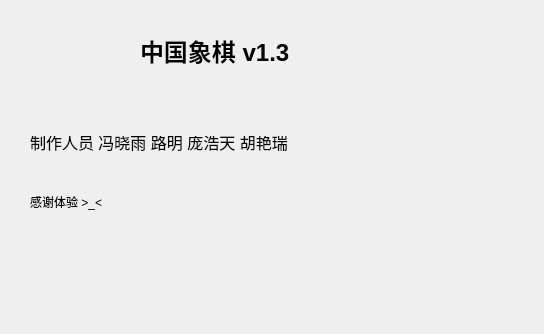
<?xml version="1.0" encoding="UTF-8"?>
<ui version="4.0">
 <class>about</class>
 <widget class="QDialog" name="about">
  <property name="geometry">
   <rect>
    <x>0</x>
    <y>0</y>
    <width>544</width>
    <height>334</height>
   </rect>
  </property>
  <property name="windowTitle">
   <string>Dialog</string>
  </property>
  <widget class="QLabel" name="label">
   <property name="geometry">
    <rect>
     <x>140</x>
     <y>30</y>
     <width>251</width>
     <height>41</height>
    </rect>
   </property>
   <property name="text">
    <string>&lt;html&gt;&lt;head/&gt;&lt;body&gt;&lt;p&gt;&lt;span style=&quot; font-size:18pt; font-weight:600;&quot;&gt;中国象棋 v1.3&lt;/span&gt;&lt;/p&gt;&lt;/body&gt;&lt;/html&gt;</string>
   </property>
  </widget>
  <widget class="QLabel" name="label_2">
   <property name="geometry">
    <rect>
     <x>30</x>
     <y>120</y>
     <width>450</width>
     <height>60</height>
    </rect>
   </property>
   <property name="text">
    <string>&lt;html&gt;&lt;head/&gt;&lt;body&gt;&lt;p&gt;&lt;span style=&quot; font-size:18pt; vertical-align:super;&quot;&gt;制作人员 冯晓雨 路明 庞浩天 胡艳瑞&lt;/span&gt;&lt;/p&gt;&lt;/body&gt;&lt;/html&gt;</string>
   </property>
  </widget>
  <widget class="QLabel" name="label_3">
   <property name="geometry">
    <rect>
     <x>30</x>
     <y>187</y>
     <width>321</width>
     <height>31</height>
    </rect>
   </property>
   <property name="text">
    <string>感谢体验 &gt;_&lt;</string>
   </property>
  </widget>
 </widget>
 <resources/>
 <connections/>
</ui>
